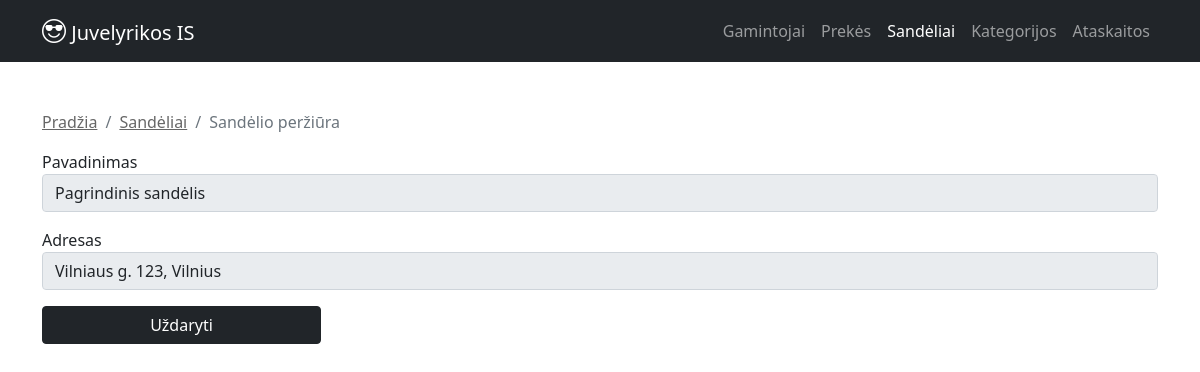
Screenshot of /index.php?module=warehouse&action=look&id=S001 with the database file from the repository.
### tables this page shows
CREATE TABLE `sandelis` (
  `sandelio_id` varchar(64) NOT NULL,
  `pavadinimas` varchar(100) NOT NULL,
  `adresas` varchar(200) NOT NULL
);

### controls/warehouse/warehouse_look.php (called while the page is built, shortened)
<?php
$sandelisObj = new Warehouse();
$data = array();
if(!empty($_POST['submit'])) {
    common::redirect("index.php?module={$module}&action=list");
    die();
} else {
    $data = $sandelisObj->getWarehousedProducts($id);
}
include "templates/sandeliai/sandeliai_look.tpl.php";
?>

### index.php (called while the page is built, shortened)
<?php
	include 'utils/mysql.class.php';
	include 'libraries/warehouse.class.php';
	if(isset($_GET['module'])) {
		$module = mysql::escapeFieldForSQL($_GET['module']);
	}
	if(isset($_GET['id'])) {
		$id = mysql::escapeFieldForSQL($_GET['id']);
	}
	include 'templates/main.tpl.php';
?>

### utils/mysql.class.php (called while the page is built, shortened)
<?php
class mysql
{
    protected static $connection;
    public static function connect()
    {
        if (!isset(self::$connection)) {
            self::$connection = new mysqli(config::DB_SERVER, config::DB_USERNAME, config::DB_PASSWORD, config::DB_NAME);
        }
        return self::$connection;
    }
    public static function query($query)
    {
        try {
            $result = self::$connection->query($query);
            return $result;
        } catch (Exception $e) {
            die($e->getMessage());
        }
    }
    public static function select($query)
    {
		$rows = array();
        $result = mysql::query($query);
        while ($row = $result->fetch_assoc()) {
            $rows[] = $row;
        }
        return $rows;
    }
	public static function escapeFieldForSQL($field) {
		return mysqli_real_escape_string(self::$connection, $field . '');
	}
}

### libraries/warehouse.class.php (called while the page is built, shortened)
<?php
class Warehouse {
	public function getWarehousedProducts($warehouseID) {
		$warehouseID = mysql::escapeFieldForSQL($warehouseID);
		$query = "SELECT
					  `sandeliuojama_preke`.`fk_PREKEid`,
					  `sandeliuojama_preke`.`fk_SANDELISsandelio_id`,
					  `sandeliuojama_preke`.`kiekis` AS `saugomas_kiekis`,
					  `sandelis`.`pavadinimas` AS `sandelio_pavadinimas`,
					  `preke`.`pavadinimas` AS `prekes_pavadinimas`,
					  `sandelis`.`adresas`
					  -- Removed 'sandelis.talpa' since it doesn't exist
				FROM `sandeliuojama_preke`
					LEFT JOIN `sandelis`
						ON `sandeliuojama_preke`.`fk_SANDELISsandelio_id`=`sandelis`.`sandelio_id`
					LEFT JOIN `preke`
						ON `sandeliuojama_preke`.`fk_PREKEid`=`preke`.`id`
				WHERE `fk_SANDELISsandelio_id`='{$warehouseID}'";
		$data = mysql::select($query);
		return $data;
	}
}

### templates/sandeliai/sandeliai_look.tpl.php (the view, shortened to what this page needs)
<nav aria-label="breadcrumb">
	<ol class="breadcrumb">
		<li class="breadcrumb-item"><a href="index.php">Pradžia</a></li>
		<li class="breadcrumb-item" aria-current="page"><a href="index.php?module=<?php echo $module; ?>&action=list">Sandėliai</a></li>
		<li class="breadcrumb-item active" aria-current="page"><?php if(!empty($id)) echo "Sandėlio peržiūra"; else echo "Sandėlio peržiūra"; ?></li>
	</ol>
</nav>
<form action="" method="post" class="d-grid gap-3">
	<div class="form-group">
		<label for="pavadinimas">Pavadinimas</label>
		<input type="text" readonly="readonly" id="pavadinimas" name="pavadinimas" class="form-control" value="<?php echo isset($data[0]['sandelio_pavadinimas']) ? $data[0]['sandelio_pavadinimas'] : ''; ?>">
	</div>
	<div class="form-group">
		<label for="adresas">Adresas</label>
		<input type="text" readonly="readonly" id="adresas" name="adresas" class="form-control" value="<?php echo isset($data[0]['adresas']) ? $data[0]['adresas'] : ''; ?>">
	</div>
	<input type="submit" class="btn btn-dark w-25" name="submit" value="Uždaryti">
</form>

### style/custom.css (style rules this page uses)
html, body { height:100%; }
a { color: rgba(0,0,0,0.6); }

### rows the page displays
sandelis: pavadinimas "Pagrindinis sandėlis", adresas "Vilniaus g. 123, Vilnius"
